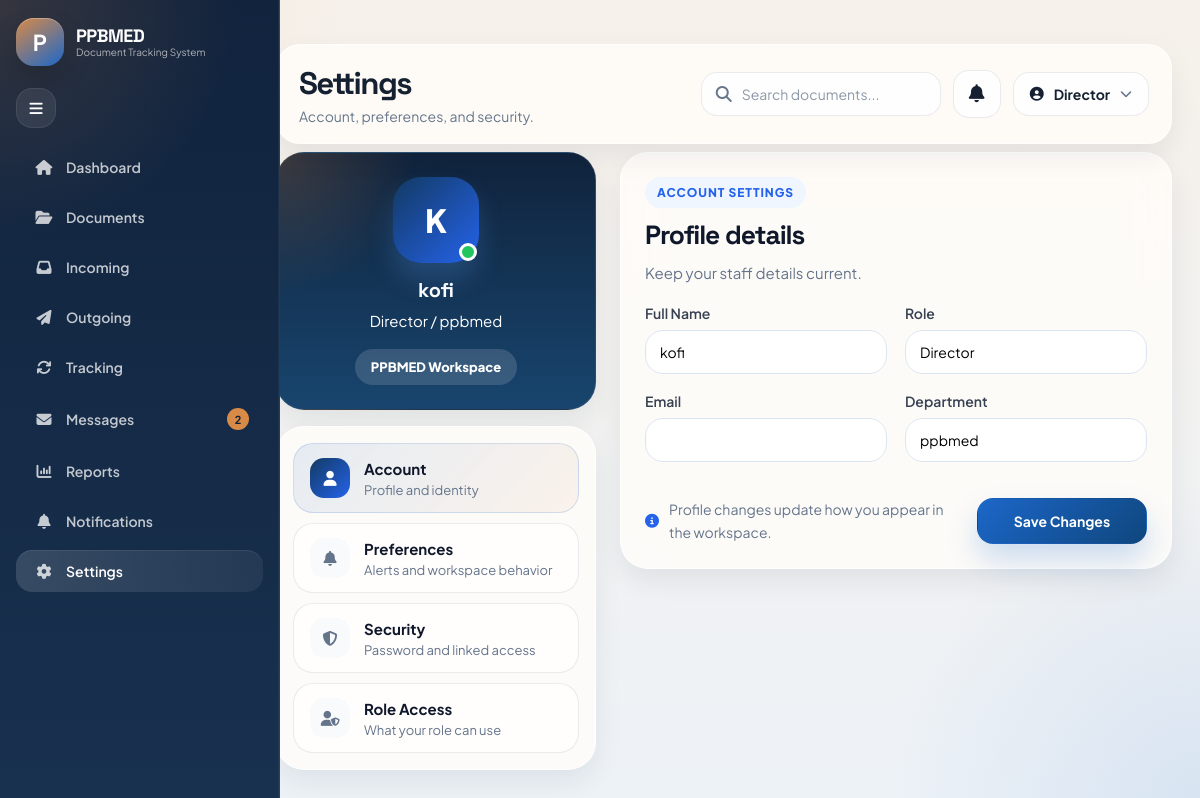
Page /settings/ (signed in) on the committed database.
### coreapp/models.py (models this page shows, shortened)
class Staff(models.Model):
    ROLE_CHOICES = [
        ('Director', 'Director'),
        ('Deputy Director', 'Deputy Director'),
        ('Staff', 'Staff'),
        ('Registry', 'Registry'),
        ('Admin', 'Admin'),
    ]
    user = models.OneToOneField(
        User,
        on_delete=models.CASCADE,
        null=True,
        blank=True,
        related_name='staff_profile'
    )
    full_name = models.CharField(max_length=255)
    role = models.CharField(max_length=50, choices=ROLE_CHOICES, default='Staff')
    department = models.CharField(max_length=255, blank=True, null=True)
    email = models.EmailField(blank=True, null=True)
    is_active = models.BooleanField(default=True)
    is_archived = models.BooleanField(default=False)
    archived_at = models.DateTimeField(blank=True, null=True)
    created_at = models.DateTimeField(auto_now_add=True)
    class Meta:
        ordering = ['full_name']

### coreapp/views.py (the view, shortened to what this page needs)
# urls.py: path("settings/", views.settings_page, name="settings"),
@role_required("Director", "Deputy Director", "Staff", "Registry", "Admin")
def settings_page(request):
    staff_user = get_logged_in_staff(request)
    preferences, _ = SystemPreference.objects.get_or_create(staff=staff_user)
    permission_map = get_role_permission_map(staff_user.role)
    profile_form = ProfileSettingsForm(instance=staff_user)
    preference_form = PreferenceSettingsForm(instance=preferences)
    password_form = PasswordChangeCustomForm(request.user)
    return render(request, "coreapp/settings.html", {
        **get_base_context(request),
        "profile_form": profile_form,
        "preference_form": preference_form,
        "password_form": password_form,
        "preferences": preferences,
        "role_access_summary": get_role_access_summary(staff_user.role),
        "control_governance_summary": get_control_governance_summary(),
        "enabled_permission_items": [
            {
                "key": permission_key,
                "label": PERMISSION_META[permission_key]["label"],
                "description": PERMISSION_META[permission_key]["description"],
            }
            for permission_key, _, _ in PERMISSION_DEFINITIONS
            if permission_map.get(permission_key)
        ],
    })

### coreapp/templates/coreapp/settings.html (shortened to what this page needs)
{% extends 'coreapp/base.html' %}
{% load static %}
{% block extra_css %}<link rel="stylesheet" href="{% static 'coreapp/css/settings-page.css' %}?v=20260330b">{% endblock %}
{% block page_title %}Settings{% endblock %}
{% block page_subtitle %}Account, preferences, and security.{% endblock %}
{% block content %}
<div class="settings-workspace settings-shell">
    <aside class="settings-sidebar">
        <div class="settings-profile-card">
            <div class="settings-avatar-wrap">
                <div class="settings-avatar">{% if staff_user %}{{ staff_user.full_name|slice:':1'|upper }}{% else %}G{% endif %}</div>
                <span class="settings-online-dot"></span>
            </div>
            <h3>{% if staff_user %}{{ staff_user.full_name }}{% else %}Guest User{% endif %}</h3>
            <p>{% if staff_user %}{{ staff_user.role }}{% if staff_user.department %} / {{ staff_user.department }}{% endif %}{% else %}General{% endif %}</p>
            <div class="settings-profile-chip">PPBMED Workspace</div>
        </div>
        <nav class="settings-nav-card">
            <a href="#account-settings" class="settings-nav-item active" data-settings-target="account-settings">
                <i class="fas fa-user"></i>
                <div>
                    <strong>Account</strong>
                    <span>Profile and identity</span>
                </div>
            </a>
            <a href="#preferences-settings" class="settings-nav-item" data-settings-target="preferences-settings">
                <i class="fas fa-bell"></i>
                <div>
                    <strong>Preferences</strong>
                    <span>Alerts and workspace behavior</span>
                </div>
            </a>
            <a href="#security-settings" class="settings-nav-item" data-settings-target="security-settings">
                <i class="fas fa-shield-halved"></i>
                <div>
                    <strong>Security</strong>
                    <span>Password and linked access</span>
                </div>
            </a>
            <a href="#role-access-settings" class="settings-nav-item" data-settings-target="role-access-settings">
                <i class="fas fa-user-shield"></i>
                <div>
                    <strong>Role Access</strong>
                    <span>What your role can use</span>
                </div>
            </a>
        </nav>
    </aside>
    <div class="settings-main">
        <section class="settings-stack-card" id="account-settings">
            <div class="settings-section-head">
                <div>
                    <span class="section-kicker">Account settings</span>
                    <h2>Profile details</h2>
                    <p>Keep your staff details current.</p>
                </div>
            </div>
            <form method="post" class="document-form settings-form-grid">
                <div class="form-grid settings-form-fields">
                    <div class="form-group">
                        <label for="{{ profile_form.full_name.id_for_label }}">Full Name</label>
                        {{ profile_form.full_name }}
                    </div>
                    <div class="form-group">
                        <label>Role</label>
                        <input type="text" class="form-control" value="{% if staff_user %}{{ staff_user.role }}{% endif %}" readonly>
                    </div>
                    <div class="form-group">
                        <label for="{{ profile_form.email.id_for_label }}">Email</label>
                        {{ profile_form.email }}
                    </div>
                    <div class="form-group">
                        <label for="{{ profile_form.department.id_for_label }}">Department</label>
                        {{ profile_form.department }}
                    </div>
                </div>
                <div class="settings-action-row">
                    <span class="settings-action-note"><i class="fas fa-circle-info"></i>Profile changes update how you appear in the workspace.</span>
                    <button type="submit" class="save-btn settings-primary-btn">Save Changes</button>
                </div>
            </form>
        </section>
    </div>
</div>
{% endblock %}

### coreapp/templates/coreapp/base.html (shortened to what this page needs)
{% load static %}
<!DOCTYPE html>
<html lang="en">
<head>
    <link rel="stylesheet" href="{% static 'coreapp/css/dashboard.css' %}">
    <link rel="stylesheet" href="{% static 'coreapp/css/dashboard-layout.css' %}">
    <link rel="stylesheet" href="https://cdnjs.cloudflare.com/ajax/libs/font-awesome/6.5.2/css/all.min.css">
    {% block extra_css %}{% endblock %}
    <link rel="stylesheet" href="{% static 'coreapp/css/modern-theme.css' %}?v=20260331b">
</head>
<body class="{% if dark_mode_enabled %}theme-dark{% endif %}">
    <div class="dashboard-container" id="dashboardContainer">
        <aside class="sidebar" id="sidebar">
            <div class="logo-area small-logo">
                <div class="logo-box">P</div>
                <div class="logo-text sidebar-text">
                    <h2>PPBMED</h2>
                    <p>Document Tracking System</p>
                </div>
            </div>
            <button type="button" class="sidebar-toggle" id="sidebarToggle" title="Toggle Sidebar">
                <i class="fas fa-bars"></i>
            </button>
            <nav class="sidebar-menu">
                <a href="{% url 'dashboard' %}" class="menu-item {% if request.resolver_match.url_name == 'dashboard' %}active{% endif %}">
                    <i class="fas fa-house"></i><span class="sidebar-text">Dashboard</span>
                </a>
                {% if permission_flags.view_documents %}
                <a href="{% url 'documents' %}" class="menu-item {% if request.resolver_match.url_name == 'documents' %}active{% endif %}">
                    <i class="fas fa-folder-open"></i><span class="sidebar-text">Documents</span>
                </a>
                {% endif %}
                {% if permission_flags.view_incoming %}
                <a href="{% url 'incoming' %}" class="menu-item {% if request.resolver_match.url_name == 'incoming' %}active{% endif %}">
                    <i class="fas fa-inbox"></i><span class="sidebar-text">Incoming</span>
                </a>
                {% endif %}
                {% if permission_flags.view_outgoing %}
                <a href="{% url 'outgoing' %}" class="menu-item {% if request.resolver_match.url_name == 'outgoing' %}active{% endif %}">
                    <i class="fas fa-paper-plane"></i><span class="sidebar-text">Outgoing</span>
                </a>
                {% endif %}
                {% if permission_flags.view_tracking %}
                <a href="{% url 'tracking' %}" class="menu-item {% if request.resolver_match.url_name == 'tracking' %}active{% endif %}">
                    <i class="fas fa-arrows-rotate"></i><span class="sidebar-text">Tracking</span>
                </a>
                {% endif %}
                {% if permission_flags.view_messages %}
                <a href="{% url 'messages' %}" class="menu-item {% if request.resolver_match.url_name == 'messages' %}active{% endif %}">
                    <i class="fas fa-envelope"></i><span class="sidebar-text">Messages</span>
                    {% if unread_messages_count > 0 %}
                        <span class="menu-badge">{{ unread_messages_count }}</span>
                    {% endif %}
                </a>
                {% endif %}
                {% if permission_flags.view_reports %}
               <a href="{% url 'reports' %}" class="menu-item {% if request.resolver_match.url_name == 'reports' %}active{% endif %}">
                   <i class="fas fa-chart-column"></i><span class="sidebar-text">Reports</span>
               </a>
               {% endif %}
                <a href="{% url 'notifications' %}" class="menu-item {% if request.resolver_match.url_name == 'notifications' %}active{% endif %}">
                    <i class="fas fa-bell"></i>
                    <span class="sidebar-text">Notifications</span>
                </a>
                <a href="{% url 'settings' %}" class="menu-item {% if request.resolver_match.url_name == 'settings' %}active{% endif %}">
                    <i class="fas fa-gear"></i><span class="sidebar-text">Settings</span>
                </a>
            </nav>
        </aside>
        <main class="main-content">
            <header class="topbar">
                <div>
                    <h1>{% block page_title %}PPBMED Dashboard{% endblock %}</h1>
                    <p>{% block page_subtitle %}{{ page_subtitle|default:"Track and manage official documents." }}{% endblock %}</p>
                </div>
                <div class="topbar-right">
                    <div class="search-box">
                        <i class="fas fa-search"></i>
                        <input type="text" placeholder="Search documents...">
                    </div>
                    <div class="top-icons">
                        <a href="{% url 'notifications' %}" class="icon-btn bell-btn">
                            <i class="fas fa-bell"></i>
                        </a>
                    </div>
                    <div class="account-menu" id="accountMenu">
                        <button class="profile-btn" id="accountMenuButton" type="button" aria-haspopup="true" aria-expanded="false">
                            <i class="fas fa-user-circle"></i>
                            <span>{% if staff_user %}{{ staff_user.role }}{% else %}Account{% endif %}</span>
                            <i class="fas fa-chevron-down account-caret"></i>
                        </button>
                    </div>
                </div>
            </header>
            {% block content %}{% endblock %}
        </main>
    </div>
</body>
</html>

### rows in the picture
Staff: role "Director", full_name "K", full_name "kofi", department "ppbmed"

### other values in the picture
{{ unread_messages_count }} "2"
